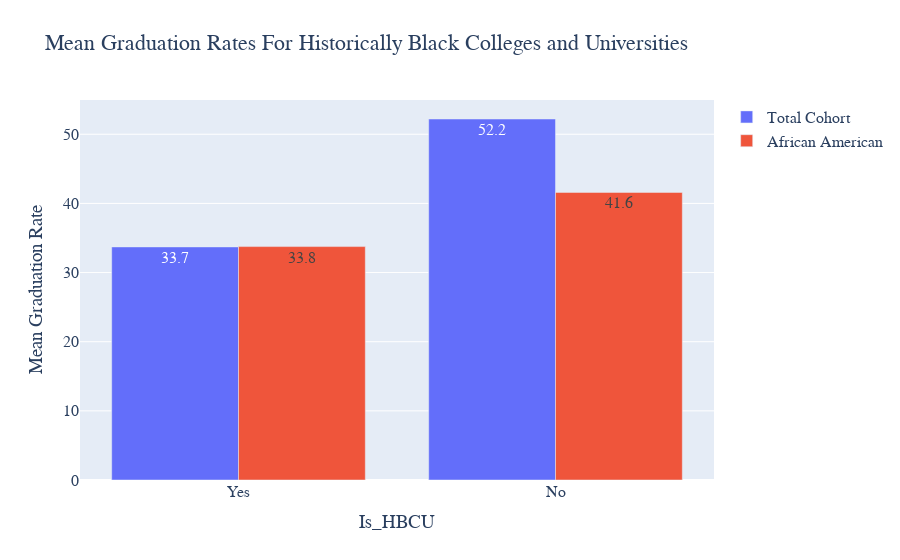

The cell this chart's notebook holds for it:
### Code cell
fig = go.Figure(
    data = [
        go.Bar(x=grad_rate_hbcu.index, y=grad_rate_hbcu[total], 
               text=np.round(grad_rate_hbcu[total], 1), name="Total Cohort"),
        go.Bar(x=grad_rate_hbcu.index, y=grad_rate_hbcu[black], 
               text=np.round(grad_rate_hbcu[black], 1), name="African American"),
    ]
)

_ = fig.update_layout(
    title="Mean Graduation Rates For Historically Black Colleges and Universities",
    xaxis={
        'title': "Is_HBCU"
    },
    yaxis={
        'title': 'Mean Graduation Rate'
    },
    font=dict(
        family="Courier New, monospace",
        size=16,
    )
    
)
fig.show()

### Figure 1 — Plotly figure (JSON) as saved in the notebook; plotly's stock layout.template omitted (floating-point values rounded to 4 significant figures)
{"data": [{"name": "Total Cohort", "text": [33.7, 52.2], "type": "bar", "x": ["Yes", "No"], "y": [33.71, 52.21]}, {"name": "African American", "text": [33.8, 41.6], "type": "bar", "x": ["Yes", "No"], "y": [33.76, 41.59]}], "layout": {"font": {"family": "Courier New, monospace", "size": 16}, "title": {"text": "Mean Graduation Rates For Historically Black Colleges and Universities"}, "xaxis": {"title": {"text": "Is_HBCU"}}, "yaxis": {"title": {"text": "Mean Graduation Rate"}}}}
